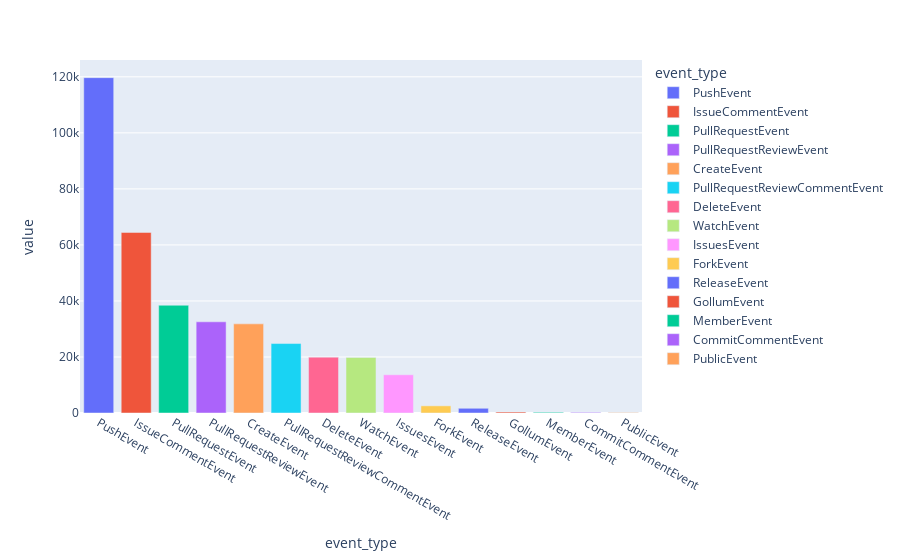

The cell this chart's notebook holds for it:
### Markdown cell above
## Most common events among known contributors

### Code cell
kc_event_counts = df_known_event_stream.event_type.value_counts()
fig_kec = px.bar(
    data_frame=kc_event_counts.to_frame(),
    color=kc_event_counts.to_frame().index,
)
fig_kec

### Figure 1 — Plotly figure (JSON) as saved in the notebook; plotly's stock layout.template omitted (floating-point values rounded to 4 significant figures)
{"data": [{"alignmentgroup": "True", "hovertemplate": "event_type=%{x}<br>value=%{y}<extra></extra>", "legendgroup": "PushEvent", "marker": {"color": "#636efa", "pattern": {"shape": ""}}, "name": "PushEvent", "offsetgroup": "PushEvent", "orientation": "v", "showlegend": true, "textposition": "auto", "type": "bar", "x": ["PushEvent"], "xaxis": "x", "y": [119704], "yaxis": "y"}, {"alignmentgroup": "True", "hovertemplate": "event_type=%{x}<br>value=%{y}<extra></extra>", "legendgroup": "IssueCommentEvent", "marker": {"color": "#EF553B", "pattern": {"shape": ""}}, "name": "IssueCommentEvent", "offsetgroup": "IssueCommentEvent", "orientation": "v", "showlegend": true, "textposition": "auto", "type": "bar", "x": ["IssueCommentEvent"], "xaxis": "x", "y": [64455], "yaxis": "y"}, {"alignmentgroup": "True", "hovertemplate": "event_type=%{x}<br>value=%{y}<extra></extra>", "legendgroup": "PullRequestEvent", "marker": {"color": "#00cc96", "pattern": {"shape": ""}}, "name": "PullRequestEvent", "offsetgroup": "PullRequestEvent", "orientation": "v", "showlegend": true, "textposition": "auto", "type": "bar", "x": ["PullRequestEvent"], "xaxis": "x", "y": [38464], "yaxis": "y"}, {"alignmentgroup": "True", "hovertemplate": "event_type=%{x}<br>value=%{y}<extra></extra>", "legendgroup": "PullRequestReviewEvent", "marker": {"color": "#ab63fa", "pattern": {"shape": ""}}, "name": "PullRequestReviewEvent", "offsetgroup": "PullRequestReviewEvent", "orientation": "v", "showlegend": true, "textposition": "auto", "type": "bar", "x": ["PullRequestReviewEvent"], "xaxis": "x", "y": [32550], "yaxis": "y"}, {"alignmentgroup": "True", "hovertemplate": "event_type=%{x}<br>value=%{y}<extra></extra>", "legendgroup": "CreateEvent", "marker": {"color": "#FFA15A", "pattern": {"shape": ""}}, "name": "CreateEvent", "offsetgroup": "CreateEvent", "orientation": "v", "showlegend": true, "textposition": "auto", "type": "bar", "x": ["CreateEvent"], "xaxis": "x", "y": [31818], "yaxis": "y"}, {"alignmentgroup": "True", "hovertemplate": "event_type=%{x}<br>value=%{y}<extra></extra>", "legendgroup": "PullRequestReviewCommentEvent", "marker": {"color": "#19d3f3", "pattern": {"shape": ""}}, "name": "PullRequestReviewCommentEvent", "offsetgroup": "PullRequestReviewCommentEvent", "orientation": "v", "showlegend": true, "textposition": "auto", "type": "bar", "x": ["PullRequestReviewCommentEvent"], "xaxis": "x", "y": [24787], "yaxis": "y"}, {"alignmentgroup": "True", "hovertemplate": "event_type=%{x}<br>value=%{y}<extra></extra>", "legendgroup": "DeleteEvent", "marker": {"color": "#FF6692", "pattern": {"shape": ""}}, "name": "DeleteEvent", "offsetgroup": "DeleteEvent", "orientation": "v", "showlegend": true, "textposition": "auto", "type": "bar", "x": ["DeleteEvent"], "xaxis": "x", "y": [19943], "yaxis": "y"}, {"alignmentgroup": "True", "hovertemplate": "event_type=%{x}<br>value=%{y}<extra></extra>", "legendgroup": "WatchEvent", "marker": {"color": "#B6E880", "pattern": {"shape": ""}}, "name": "WatchEvent", "offsetgroup": "WatchEvent", "orientation": "v", "showlegend": true, "textposition": "auto", "type": "bar", "x": ["WatchEvent"], "xaxis": "x", "y": [19825], "yaxis": "y"}, {"alignmentgroup": "True", "hovertemplate": "event_type=%{x}<br>value=%{y}<extra></extra>", "legendgroup": "IssuesEvent", "marker": {"color": "#FF97FF", "pattern": {"shape": ""}}, "name": "IssuesEvent", "offsetgroup": "IssuesEvent", "orientation": "v", "showlegend": true, "textposition": "auto", "type": "bar", "x": ["IssuesEvent"], "xaxis": "x", "y": [13644], "yaxis": "y"}, {"alignmentgroup": "True", "hovertemplate": "event_type=%{x}<br>value=%{y}<extra></extra>", "legendgroup": "ForkEvent", "marker": {"color": "#FECB52", "pattern": {"shape": ""}}, "name": "ForkEvent", "offsetgroup": "ForkEvent", "orientation": "v", "showlegend": true, "textposition": "auto", "type": "bar", "x": ["ForkEvent"], "xaxis": "x", "y": [2561], "yaxis": "y"}, {"alignmentgroup": "True", "hovertemplate": "event_type=%{x}<br>value=%{y}<extra></extra>", "legendgroup": "ReleaseEvent", "marker": {"color": "#636efa", "pattern": {"shape": ""}}, "name": "ReleaseEvent", "offsetgroup": "ReleaseEvent", "orientation": "v", "showlegend": true, "textposition": "auto", "type": "bar", "x": ["ReleaseEvent"], "xaxis": "x", "y": [1685], "yaxis": "y"}, {"alignmentgroup": "True", "hovertemplate": "event_type=%{x}<br>value=%{y}<extra></extra>", "legendgroup": "GollumEvent", "marker": {"color": "#EF553B", "pattern": {"shape": ""}}, "name": "GollumEvent", "offsetgroup": "GollumEvent", "orientation": "v", "showlegend": true, "textposition": "auto", "type": "bar", "x": ["GollumEvent"], "xaxis": "x", "y": [355], "yaxis": "y"}, {"alignmentgroup": "True", "hovertemplate": "event_type=%{x}<br>value=%{y}<extra></extra>", "legendgroup": "MemberEvent", "marker": {"color": "#00cc96", "pattern": {"shape": ""}}, "name": "MemberEvent", "offsetgroup": "MemberEvent", "orientation": "v", "showlegend": true, "textposition": "auto", "type": "bar", "x": ["MemberEvent"], "xaxis": "x", "y": [256], "yaxis": "y"}, {"alignmentgroup": "True", "hovertemplate": "event_type=%{x}<br>value=%{y}<extra></extra>", "legendgroup": "CommitCommentEvent", "marker": {"color": "#ab63fa", "pattern": {"shape": ""}}, "name": "CommitCommentEvent", "offsetgroup": "CommitCommentEvent", "orientation": "v", "showlegend": true, "textposition": "auto", "type": "bar", "x": ["CommitCommentEvent"], "xaxis": "x", "y": [229], "yaxis": "y"}, {"alignmentgroup": "True", "hovertemplate": "event_type=%{x}<br>value=%{y}<extra></extra>", "legendgroup": "PublicEvent", "marker": {"color": "#FFA15A", "pattern": {"shape": ""}}, "name": "PublicEvent", "offsetgroup": "PublicEvent", "orientation": "v", "showlegend": true, "textposition": "auto", "type": "bar", "x": ["PublicEvent"], "xaxis": "x", "y": [164], "yaxis": "y"}], "layout": {"barmode": "relative", "legend": {"title": {"text": "event_type"}, "tracegroupgap": 0}, "margin": {"t": 60}, "xaxis": {"anchor": "y", "categoryarray": ["PushEvent", "IssueCommentEvent", "PullRequestEvent", "PullRequestReviewEvent", "CreateEvent", "PullRequestReviewCommentEvent", "DeleteEvent", "WatchEvent", "IssuesEvent", "ForkEvent", "ReleaseEvent", "GollumEvent", "MemberEvent", "CommitCommentEvent", "PublicEvent"], "categoryorder": "array", "domain": [0, 1], "title": {"text": "event_type"}}, "yaxis": {"anchor": "x", "domain": [0, 1], "title": {"text": "value"}}}}
